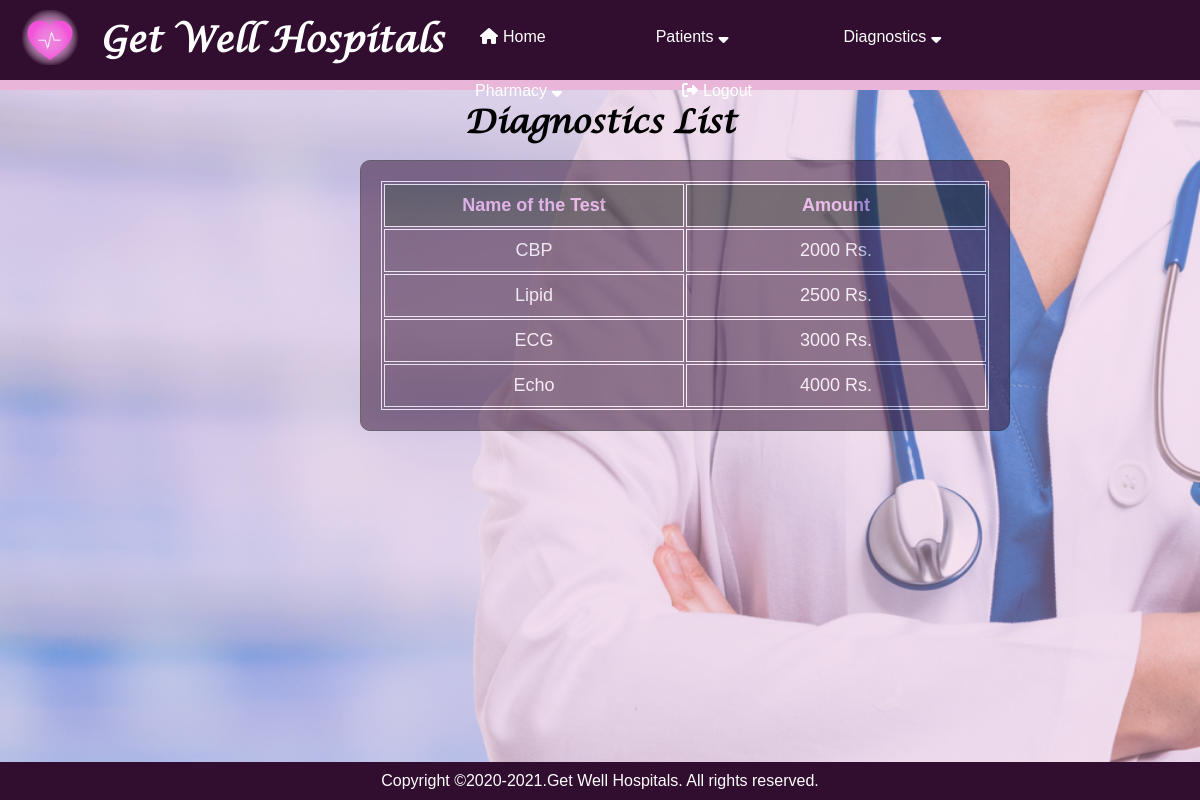
The page /diagnostic_list on the database its author committed.
### application/routes.py (models this page shows)
class Diagnostic(db.Model):
    __tablename__ = 'diagnostic'
    diagnostic_id = Column(Integer, primary_key=True)
    name_of_the_test = Column(String)
    amount = Column(Integer)

### application/routes.py (the view)
@app.route("/diagnostic_list")
def diagnostic_list():
    diagnostics = Diagnostic.query.all()
    return render_template("diagnostic_list.html", diagnostics=diagnostics)

### application/templates/diagnostic_list.html
{% extends "layout.html" %}
{% block content %}
<h1>Diagnostics List</h1>
        <div class="background_table" style="left: 30%;">
            <div style="opacity:inherit 200%;">
    <table style="width:100%;">
    <tr style="color: rgb(235, 157, 235);">
      <th>Name of the Test</th>
      <th>Amount</th>
    </tr>
    {% for dia in diagnostics %}
    <tr style="text-align: center;">
        <td>{{dia.name_of_the_test}}</td>
        <td>{{dia.amount}} Rs.</td>
    </tr>
    {% endfor %}
    </table>
    </div>
    </div>
{% endblock %}

### application/static/css/pages.css (style rules this page uses)
* { padding: 0; margin: 0; text-decoration: none; list-style: none; box-sizing: border-box; }
body { font-family: 'Lucida Calligraphy'; }
body { background: url(/static/images/bg6.png) no-repeat; background-size: cover; background-color: #e9b5d8; background-position: 30% 15% ; }
h1 { text-align: center; padding-top: 100px; }
table { text-align: left; position: relative; opacity: 100%; font-family: 'Franklin Gothic Medium', 'Arial Narrow', Arial, sans-serif; font-size: 18px; }
th { padding: 10px; position: relative; width:300px; opacity: 100%; }
.background_table { background-color: #310d2f; color: white; font-family: 'Franklin Gothic Medium', 'Arial Narrow', Arial, sans-serif;; position: absolute; opacity: 50%; top:20%; border: 1px solid black; padding:20px; margin-bottom: 100px; border-radius: 10px; z-index:-1; }
.background_table table { stroke:10px; border: 1px solid white; }
.background_table table tr { text-align: center; border: 1px solid white; }
.background_table table tr td { text-align: center; padding:10px; border: 1px solid white; }
.background_table table tr th { text-align: center; padding:10px; border: 1px solid white; background-color: black; }

### rows shown on the page
Diagnostic: name_of_the_test "CBP", amount "2000"
Diagnostic: name_of_the_test "Lipid", amount "2500"
Diagnostic: name_of_the_test "ECG", amount "3000"
Diagnostic: name_of_the_test "Echo", amount "4000"
